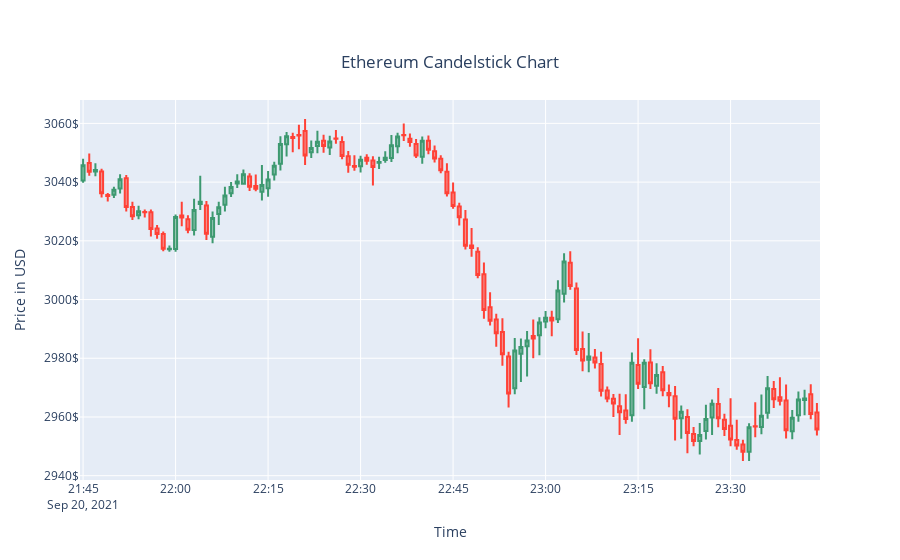

Write notebook code for a chart like this one.
### Markdown cell above
- Ethereum

### Code cell
eth_plot = candelstick_chart(eth[-120:], title="Ethereum")
eth_plot.show()
